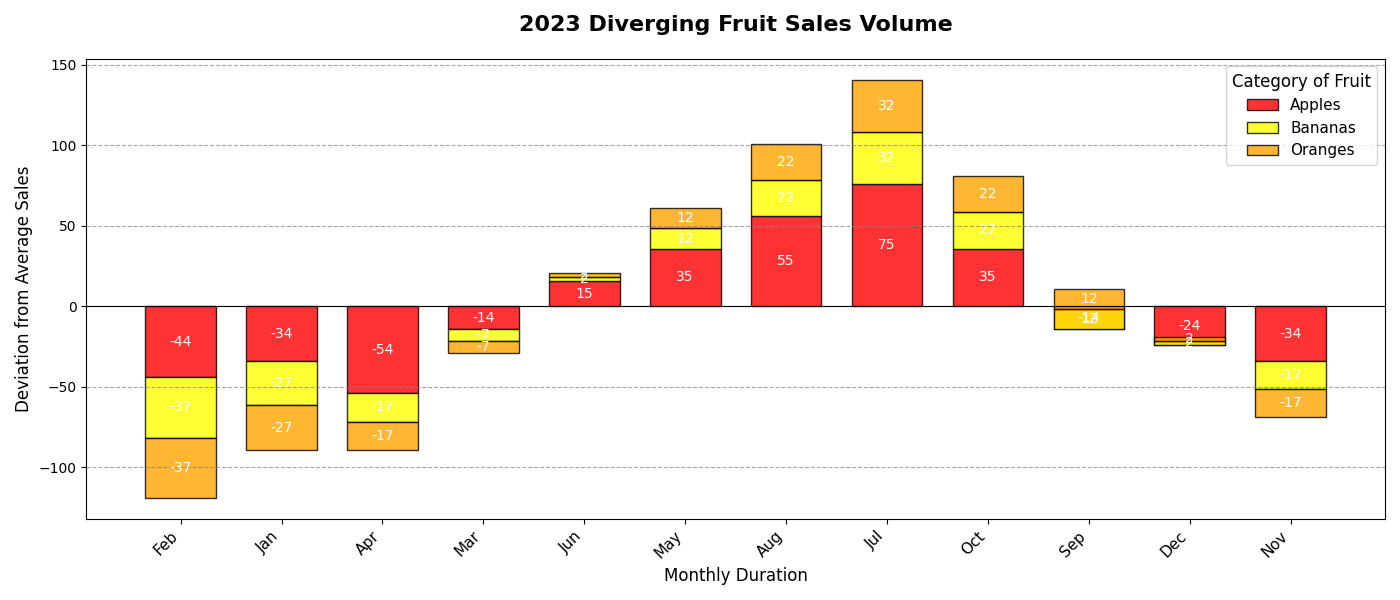

Here is the Python script that generated this plot:
import matplotlib.pyplot as plt
import numpy as np

months = ['Feb', 'Jan', 'Apr', 'Mar', 'Jun', 'May', 'Aug', 'Jul', 'Oct', 'Sep', 'Dec', 'Nov']
apples_sales = np.array([120, 130, 110, 150, 180, 200, 220, 240, 200, 150, 140, 130])
bananas_sales = np.array([90, 100, 110, 120, 130, 140, 150, 160, 150, 140, 130, 110])
oranges_sales = np.array([80, 90, 100, 110, 120, 130, 140, 150, 140, 130, 120, 100])

# Calculate the average sales for each fruit
average_apples = np.mean(apples_sales)
average_bananas = np.mean(bananas_sales)
average_oranges = np.mean(oranges_sales)

fig, ax = plt.subplots(figsize=(14, 6))

bar_width = 0.7
positions = np.arange(len(months))

# Plot each fruit with its sales deviation from the average
bar1_apples = ax.bar(positions, apples_sales - average_apples, width=bar_width, color='red', label='Apples', edgecolor='black', alpha=0.8)
bar2_bananas = ax.bar(positions, bananas_sales - average_bananas, width=bar_width, bottom=apples_sales - average_apples, color='yellow', label='Bananas', edgecolor='black', alpha=0.8)
bar3_oranges = ax.bar(positions, oranges_sales - average_oranges, width=bar_width, bottom=(apples_sales + bananas_sales) - (average_apples + average_bananas), color='orange', label='Oranges', edgecolor='black', alpha=0.8)

ax.set_title('2023 Diverging Fruit Sales Volume', fontsize=16, fontweight='bold', pad=20)
ax.set_xlabel('Monthly Duration', fontsize=12)
ax.set_ylabel('Deviation from Average Sales', fontsize=12)
ax.set_xticks(positions)
ax.set_xticklabels(months, rotation=45, ha='right', fontsize=11)
ax.legend(title='Category of Fruit', loc='upper right', fontsize=11, title_fontsize=12)
ax.axhline(0, color='black', linewidth=0.8)  # Central axis for diverging chart
ax.yaxis.grid(True, linestyle='--', which='major', color='grey', alpha=0.7)

for bar in bar1_apples + bar2_bananas + bar3_oranges:
    height = bar.get_height()
    ax.text(
        bar.get_x() + bar.get_width() / 2,
        bar.get_y() + height / 2,
        f'{int(height)}',
        ha='center',
        va='center',
        color='white',
        fontsize=10
    )

plt.tight_layout()
plt.show()
